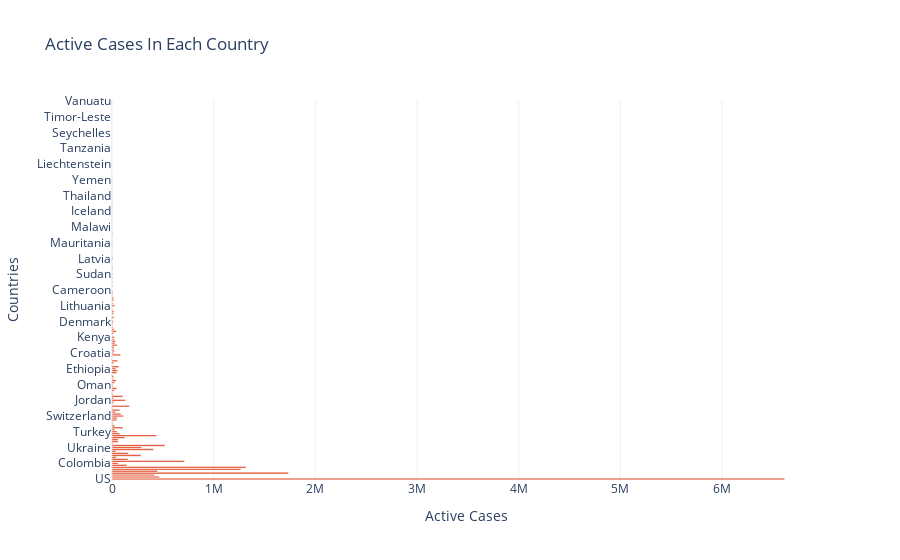

This figure's notebook cell:
### Code cell
fig = go.Figure(go.Bar(
            x=Data_per_country['Active_case'],
            y=Data_per_country['Country/Region'],
            orientation='h',
            marker_color='#DC3912',))
fig.update_layout(
    title='Active Cases In Each Country',
    template='plotly_white',
    xaxis_title="Active Cases",
    yaxis_title="Countries",
)
fig.show()

### Figure 1 — Plotly figure (JSON) as saved in the notebook; plotly's stock layout.template omitted (floating-point values rounded to 4 significant figures; data arrays with more than 128 entries replaced by an {"elided": "..."} marker saying what was removed)
{"data": [{"marker": {"color": "#DC3912"}, "orientation": "h", "type": "bar", "x": {"elided": "193 int values"}, "y": {"elided": "193 str values"}}], "layout": {"title": {"text": "Active Cases In Each Country"}, "xaxis": {"title": {"text": "Active Cases"}}, "yaxis": {"title": {"text": "Countries"}}}}
